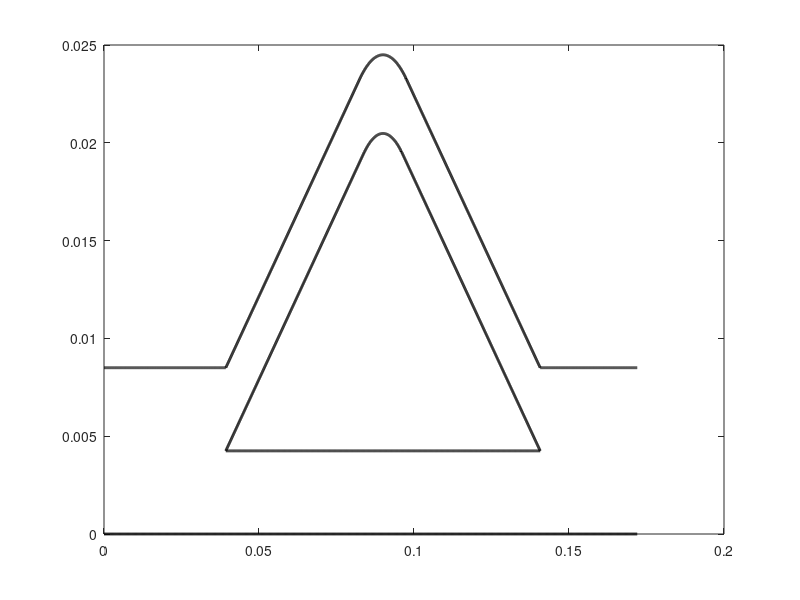

This figure's MATLAB source:
clear all;
close all;

global params

params.N_Wall = 1000;

%% Geometrie Generation

L_total = 0.15;

p_1 = [0, 0]; 
p_2 = [0, 0.0085]; 
p_3 = [0.03929, 0.00425];
p_4 = [0.03929, 0.0085]; 
% p_5 = [L_total-0.24713, 0.00747]; 
p_6 = [0.08398, 0.01953];
p_7 = [0.08242, 0.02324]; 
p_8 = [0.09602, 0.01953]; 
p_9 = [0.09758, 0.02324]; 
% p_10 = [L_total-0.19987, 0.02430]; 
p_11 = [0.14071, 0.00425];
p_12 = [0.14071, 0.0085];
p_13 = [0.15+0.022, 0];
p_14 = [0.15+0.022, 0.0085];

upper_center_r_up = [0.09, 0.00106]; upper_R_u = 0.02344;
upper_center_r_low = [0.09, 0.00108]; upper_R_l = 0.0194;

upper_div_up_start = p_4(1); upper_div_up_end = p_12(1);
upper_div_low_start = p_3(1); upper_div_low_end = p_11(1);

idx_1_uu = round(params.N_Wall*(p_7(1)-p_4(1))/(upper_div_up_end-upper_div_up_start));
idx_2_uu = round(params.N_Wall*(p_9(1)-p_7(1))/(upper_div_up_end-upper_div_up_start));
idx_3_uu = params.N_Wall-idx_1_uu-idx_2_uu;

idx_1_ul = round(params.N_Wall*(p_6(1)-p_3(1))/(upper_div_low_end-upper_div_low_start));
idx_2_ul = round(params.N_Wall*(p_8(1)-p_6(1))/(upper_div_low_end-upper_div_low_start));
idx_3_ul = params.N_Wall-idx_1_ul-idx_2_ul;

params.upper_div_up(:,1) = [linspace(p_4(1),p_7(1),idx_1_uu) ...
    linspace(p_7(1)+(p_9(1)-p_7(1))/(idx_2_uu+1),p_9(1)-(p_9(1)-p_7(1))/(idx_2_uu+1),idx_2_uu) ...
    linspace(p_9(1),p_12(1),idx_3_uu)];
params.upper_div_up(:,2) = [linspace(p_4(2),p_7(2),idx_1_uu) ...
    linspace(p_7(2)+(p_9(2)-p_7(2))/(idx_2_uu+1),p_9(2)-(p_9(2)-p_7(2))/(idx_2_uu+1),idx_2_uu) ...
    linspace(p_9(2),p_12(2),idx_3_uu)];

idx_start = idx_1_uu+1; idx_end = idx_1_uu+idx_2_uu-1;
params.upper_div_up(idx_start:idx_end,2) = upper_center_r_up(2)+sqrt(upper_R_u^2 -(params.upper_div_up(idx_start:idx_end,1)-upper_center_r_up(1)).^2);

params.upper_div_low(:,1) = [linspace(p_3(1),p_6(1),idx_1_ul) ...
    linspace(p_6(1)+(p_8(1)-p_6(1))/(idx_2_ul+1),p_8(1)-(p_8(1)-p_6(1))/(idx_2_ul+1),idx_2_ul) ...
    linspace(p_8(1),p_11(1),idx_3_ul)];
params.upper_div_low(:,2) = [linspace(p_3(2),p_6(2),idx_1_ul) ...
    linspace(p_6(2)+(p_8(2)-p_6(2))/(idx_2_ul+1),p_8(2)-(p_8(2)-p_6(2))/(idx_2_ul+1),idx_2_ul) ...
    linspace(p_8(2),p_11(2),idx_3_ul)];

idx_start = idx_1_ul+1; idx_end = idx_1_ul+idx_2_ul-1;
params.upper_div_low(idx_start:idx_end,2) = upper_center_r_low(2)+sqrt(upper_R_l^2 -(params.upper_div_low(idx_start:idx_end,1)-upper_center_r_low(1)).^2);


Wall_1(:,1) = linspace(p_1(1),p_13(1),params.N_Wall);
Wall_1(:,2) = linspace(p_1(2),p_13(2),params.N_Wall);

Wall_2(:,1) = linspace(p_3(1),p_11(1),params.N_Wall);
Wall_2(:,2) = linspace(p_3(2),p_11(2),params.N_Wall);

Wall_3(:,1) = params.upper_div_low(:,1); Wall_3(:,2) = params.upper_div_low(:,2);

Wall_4(:,1) = [linspace(p_2(1),p_4(1),params.N_Wall) params.upper_div_up(:,1)' linspace(p_12(1),p_14(1),params.N_Wall)];
Wall_4(:,2) = [linspace(p_2(2),p_4(2),params.N_Wall) params.upper_div_up(:,2)' linspace(p_12(2),p_14(2),params.N_Wall)];



figure(1)

plot(Wall_1(:,1),Wall_1(:,2),'k','Linewidth',2); hold on;
plot(Wall_2(:,1),Wall_2(:,2),'k','Linewidth',2); hold on;
plot(Wall_3(:,1),Wall_3(:,2),'k','Linewidth',2); hold on;
plot(Wall_4(:,1),Wall_4(:,2),'k','Linewidth',2); hold on;

fileID = fopen('wall_1.txt','w'); fprintf(fileID,'%12.8f %12.8f\r\n',Wall_1');
fileID = fopen('wall_2.txt','w'); fprintf(fileID,'%12.8f %12.8f\r\n',Wall_2');
fileID = fopen('wall_3.txt','w'); fprintf(fileID,'%12.8f %12.8f\r\n',Wall_3');
fileID = fopen('wall_4.txt','w'); fprintf(fileID,'%12.8f %12.8f\r\n',Wall_4');
